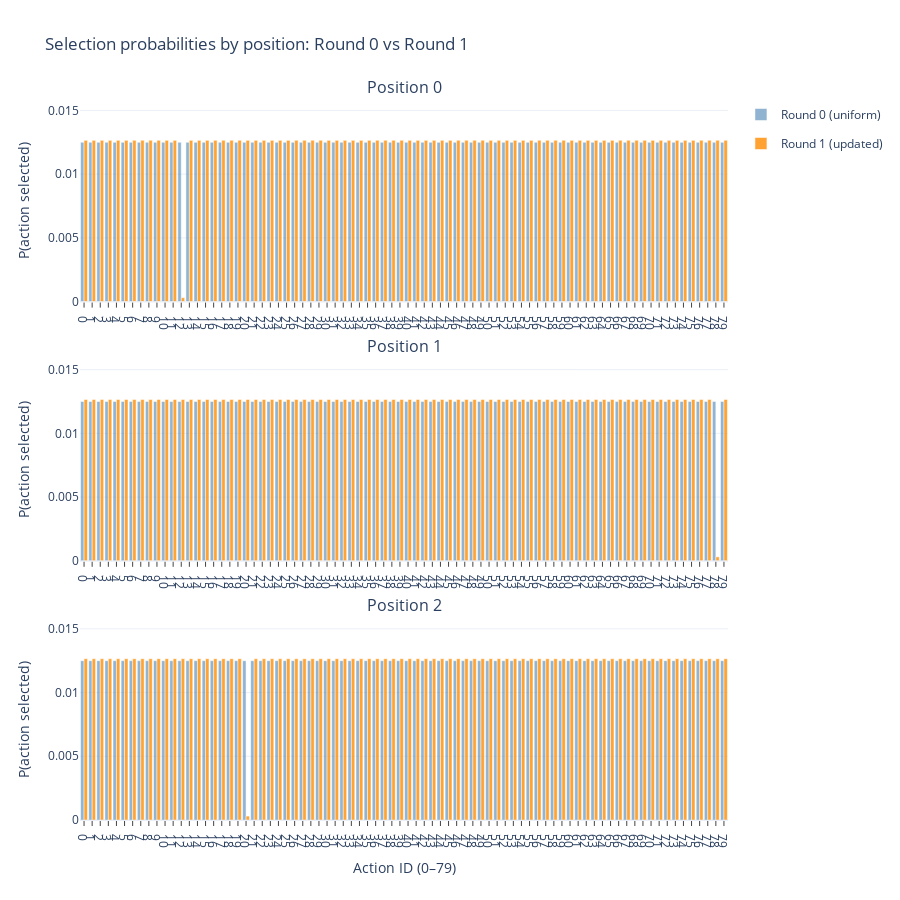

Notebook source saved alongside this figure:
### Code cell
print("Sampled (one row per position):")
print(sampled[["action","position","reward","pscore"]])

fig = make_subplots(
    rows=3, cols=1, shared_xaxes=False,   # <- don't share, so each row can show its ticks
    subplot_titles=[f"Position {p}" for p in positions],
    vertical_spacing=0.08
)

for i, pos in enumerate(positions, start=1):
    xs  = np.arange(n_actions)
    y0  = pmf_round0[pos]
    y1  = pmf_round1[pos]
    ymax = float(max(y0.max(), y1.max())) * 1.25

    fig.add_trace(
        go.Bar(
            x=xs, y=y0, name="Round 0 (uniform)",
            marker=dict(color="steelblue"),
            opacity=0.6, legendgroup="round0",
            showlegend=(i == 1),
            customdata=np.column_stack([np.full(n_actions, pos)]),
            hovertemplate="Position: %{customdata[0]}<br>Action: %{x}<br>Round: 0<br>P: %{y:.6f}<extra></extra>",
        ),
        row=i, col=1
    )

    fig.add_trace(
        go.Bar(
            x=xs, y=y1, name="Round 1 (updated)",
            marker=dict(color="darkorange"),
            opacity=0.8, legendgroup="round1",
            showlegend=(i == 1),
            customdata=np.column_stack([np.full(n_actions, pos)]),
            hovertemplate="Position: %{customdata[0]}<br>Action: %{x}<br>Round: 1<br>P: %{y:.6f}<extra></extra>",
        ),
        row=i, col=1
    )

    # per-row y range
    fig.update_yaxes(range=[0, ymax], row=i, col=1)

# force ticks 0..79 on EVERY subplot
tick_vals = np.arange(n_actions)
tick_txt  = [str(a) for a in tick_vals]
for i in range(1, 4):
    fig.update_xaxes(
        tickmode="array",
        tickvals=tick_vals,
        ticktext=tick_txt,
        showticklabels=True,   # <- ensure labels are drawn
        ticks="outside",
        row=i, col=1
    )

# axis titles
fig.update_xaxes(title_text="Action ID (0–79)", row=3, col=1)
for i in range(1, 4):
    fig.update_yaxes(title_text="P(action selected)", row=i, col=1)

fig.update_layout(
    title="Selection probabilities by position: Round 0 vs Round 1",
    barmode="group",
    bargap=0.15,
    height=900,
    template="plotly_white",
)

fig.show()

### Figure 1 — Plotly figure (JSON) as saved in the notebook; plotly's stock layout.template omitted (floating-point values rounded to 4 significant figures)
{"data": [{"customdata": [[0], [0], [0], [0], [0], [0], [0], [0], [0], [0], [0], [0], [0], [0], [0], [0], [0], [0], [0], [0], [0], [0], [0], [0], [0], [0], [0], [0], [0], [0], [0], [0], [0], [0], [0], [0], [0], [0], [0], [0], [0], [0], [0], [0], [0], [0], [0], [0], [0], [0], [0], [0], [0], [0], [0], [0], [0], [0], [0], [0], [0], [0], [0], [0], [0], [0], [0], [0], [0], [0], [0], [0], [0], [0], [0], [0], [0], [0], [0], [0]], "hovertemplate": "Position: %{customdata[0]}<br>Action: %{x}<br>Round: 0<br>P: %{y:.6f}<extra></extra>", "legendgroup": "round0", "marker": {"color": "steelblue"}, "name": "Round 0 (uniform)", "opacity": 0.6, "showlegend": true, "type": "bar", "x": [0, 1, 2, 3, 4, 5, 6, 7, 8, 9, 10, 11, 12, 13, 14, 15, 16, 17, 18, 19, 20, 21, 22, 23, 24, 25, 26, 27, 28, 29, 30, 31, 32, 33, 34, 35, 36, 37, 38, 39, 40, 41, 42, 43, 44, 45, 46, 47, 48, 49, 50, 51, 52, 53, 54, 55, 56, 57, 58, 59, 60, 61, 62, 63, 64, 65, 66, 67, 68, 69, 70, 71, 72, 73, 74, 75, 76, 77, 78, 79], "xaxis": "x", "y": [0.0125, 0.0125, 0.0125, 0.0125, 0.0125, 0.0125, 0.0125, 0.0125, 0.0125, 0.0125, 0.0125, 0.0125, 0.0125, 0.0125, 0.0125, 0.0125, 0.0125, 0.0125, 0.0125, 0.0125, 0.0125, 0.0125, 0.0125, 0.0125, 0.0125, 0.0125, 0.0125, 0.0125, 0.0125, 0.0125, 0.0125, 0.0125, 0.0125, 0.0125, 0.0125, 0.0125, 0.0125, 0.0125, 0.0125, 0.0125, 0.0125, 0.0125, 0.0125, 0.0125, 0.0125, 0.0125, 0.0125, 0.0125, 0.0125, 0.0125, 0.0125, 0.0125, 0.0125, 0.0125, 0.0125, 0.0125, 0.0125, 0.0125, 0.0125, 0.0125, 0.0125, 0.0125, 0.0125, 0.0125, 0.0125, 0.0125, 0.0125, 0.0125, 0.0125, 0.0125, 0.0125, 0.0125, 0.0125, 0.0125, 0.0125, 0.0125, 0.0125, 0.0125, 0.0125, 0.0125], "yaxis": "y"}, {"customdata": [[0], [0], [0], [0], [0], [0], [0], [0], [0], [0], [0], [0], [0], [0], [0], [0], [0], [0], [0], [0], [0], [0], [0], [0], [0], [0], [0], [0], [0], [0], [0], [0], [0], [0], [0], [0], [0], [0], [0], [0], [0], [0], [0], [0], [0], [0], [0], [0], [0], [0], [0], [0], [0], [0], [0], [0], [0], [0], [0], [0], [0], [0], [0], [0], [0], [0], [0], [0], [0], [0], [0], [0], [0], [0], [0], [0], [0], [0], [0], [0]], "hovertemplate": "Position: %{customdata[0]}<br>Action: %{x}<br>Round: 1<br>P: %{y:.6f}<extra></extra>", "legendgroup": "round1", "marker": {"color": "darkorange"}, "name": "Round 1 (updated)", "opacity": 0.8, "showlegend": true, "type": "bar", "x": [0, 1, 2, 3, 4, 5, 6, 7, 8, 9, 10, 11, 12, 13, 14, 15, 16, 17, 18, 19, 20, 21, 22, 23, 24, 25, 26, 27, 28, 29, 30, 31, 32, 33, 34, 35, 36, 37, 38, 39, 40, 41, 42, 43, 44, 45, 46, 47, 48, 49, 50, 51, 52, 53, 54, 55, 56, 57, 58, 59, 60, 61, 62, 63, 64, 65, 66, 67, 68, 69, 70, 71, 72, 73, 74, 75, 76, 77, 78, 79], "xaxis": "x", "y": [0.01265, 0.01265, 0.01265, 0.01265, 0.01265, 0.01265, 0.01265, 0.01265, 0.01265, 0.01265, 0.01265, 0.01265, 0.0003086, 0.01265, 0.01265, 0.01265, 0.01265, 0.01265, 0.01265, 0.01265, 0.01265, 0.01265, 0.01265, 0.01265, 0.01265, 0.01265, 0.01265, 0.01265, 0.01265, 0.01265, 0.01265, 0.01265, 0.01265, 0.01265, 0.01265, 0.01265, 0.01265, 0.01265, 0.01265, 0.01265, 0.01265, 0.01265, 0.01265, 0.01265, 0.01265, 0.01265, 0.01265, 0.01265, 0.01265, 0.01265, 0.01265, 0.01265, 0.01265, 0.01265, 0.01265, 0.01265, 0.01265, 0.01265, 0.01265, 0.01265, 0.01265, 0.01265, 0.01265, 0.01265, 0.01265, 0.01265, 0.01265, 0.01265, 0.01265, 0.01265, 0.01265, 0.01265, 0.01265, 0.01265, 0.01265, 0.01265, 0.01265, 0.01265, 0.01265, 0.01265], "yaxis": "y"}, {"customdata": [[1], [1], [1], [1], [1], [1], [1], [1], [1], [1], [1], [1], [1], [1], [1], [1], [1], [1], [1], [1], [1], [1], [1], [1], [1], [1], [1], [1], [1], [1], [1], [1], [1], [1], [1], [1], [1], [1], [1], [1], [1], [1], [1], [1], [1], [1], [1], [1], [1], [1], [1], [1], [1], [1], [1], [1], [1], [1], [1], [1], [1], [1], [1], [1], [1], [1], [1], [1], [1], [1], [1], [1], [1], [1], [1], [1], [1], [1], [1], [1]], "hovertemplate": "Position: %{customdata[0]}<br>Action: %{x}<br>Round: 0<br>P: %{y:.6f}<extra></extra>", "legendgroup": "round0", "marker": {"color": "steelblue"}, "name": "Round 0 (uniform)", "opacity": 0.6, "showlegend": false, "type": "bar", "x": [0, 1, 2, 3, 4, 5, 6, 7, 8, 9, 10, 11, 12, 13, 14, 15, 16, 17, 18, 19, 20, 21, 22, 23, 24, 25, 26, 27, 28, 29, 30, 31, 32, 33, 34, 35, 36, 37, 38, 39, 40, 41, 42, 43, 44, 45, 46, 47, 48, 49, 50, 51, 52, 53, 54, 55, 56, 57, 58, 59, 60, 61, 62, 63, 64, 65, 66, 67, 68, 69, 70, 71, 72, 73, 74, 75, 76, 77, 78, 79], "xaxis": "x2", "y": [0.0125, 0.0125, 0.0125, 0.0125, 0.0125, 0.0125, 0.0125, 0.0125, 0.0125, 0.0125, 0.0125, 0.0125, 0.0125, 0.0125, 0.0125, 0.0125, 0.0125, 0.0125, 0.0125, 0.0125, 0.0125, 0.0125, 0.0125, 0.0125, 0.0125, 0.0125, 0.0125, 0.0125, 0.0125, 0.0125, 0.0125, 0.0125, 0.0125, 0.0125, 0.0125, 0.0125, 0.0125, 0.0125, 0.0125, 0.0125, 0.0125, 0.0125, 0.0125, 0.0125, 0.0125, 0.0125, 0.0125, 0.0125, 0.0125, 0.0125, 0.0125, 0.0125, 0.0125, 0.0125, 0.0125, 0.0125, 0.0125, 0.0125, 0.0125, 0.0125, 0.0125, 0.0125, 0.0125, 0.0125, 0.0125, 0.0125, 0.0125, 0.0125, 0.0125, 0.0125, 0.0125, 0.0125, 0.0125, 0.0125, 0.0125, 0.0125, 0.0125, 0.0125, 0.0125, 0.0125], "yaxis": "y2"}, {"customdata": [[1], [1], [1], [1], [1], [1], [1], [1], [1], [1], [1], [1], [1], [1], [1], [1], [1], [1], [1], [1], [1], [1], [1], [1], [1], [1], [1], [1], [1], [1], [1], [1], [1], [1], [1], [1], [1], [1], [1], [1], [1], [1], [1], [1], [1], [1], [1], [1], [1], [1], [1], [1], [1], [1], [1], [1], [1], [1], [1], [1], [1], [1], [1], [1], [1], [1], [1], [1], [1], [1], [1], [1], [1], [1], [1], [1], [1], [1], [1], [1]], "hovertemplate": "Position: %{customdata[0]}<br>Action: %{x}<br>Round: 1<br>P: %{y:.6f}<extra></extra>", "legendgroup": "round1", "marker": {"color": "darkorange"}, "name": "Round 1 (updated)", "opacity": 0.8, "showlegend": false, "type": "bar", "x": [0, 1, 2, 3, 4, 5, 6, 7, 8, 9, 10, 11, 12, 13, 14, 15, 16, 17, 18, 19, 20, 21, 22, 23, 24, 25, 26, 27, 28, 29, 30, 31, 32, 33, 34, 35, 36, 37, 38, 39, 40, 41, 42, 43, 44, 45, 46, 47, 48, 49, 50, 51, 52, 53, 54, 55, 56, 57, 58, 59, 60, 61, 62, 63, 64, 65, 66, 67, 68, 69, 70, 71, 72, 73, 74, 75, 76, 77, 78, 79], "xaxis": "x2", "y": [0.01265, 0.01265, 0.01265, 0.01265, 0.01265, 0.01265, 0.01265, 0.01265, 0.01265, 0.01265, 0.01265, 0.01265, 0.01265, 0.01265, 0.01265, 0.01265, 0.01265, 0.01265, 0.01265, 0.01265, 0.01265, 0.01265, 0.01265, 0.01265, 0.01265, 0.01265, 0.01265, 0.01265, 0.01265, 0.01265, 0.01265, 0.01265, 0.01265, 0.01265, 0.01265, 0.01265, 0.01265, 0.01265, 0.01265, 0.01265, 0.01265, 0.01265, 0.01265, 0.01265, 0.01265, 0.01265, 0.01265, 0.01265, 0.01265, 0.01265, 0.01265, 0.01265, 0.01265, 0.01265, 0.01265, 0.01265, 0.01265, 0.01265, 0.01265, 0.01265, 0.01265, 0.01265, 0.01265, 0.01265, 0.01265, 0.01265, 0.01265, 0.01265, 0.01265, 0.01265, 0.01265, 0.01265, 0.01265, 0.01265, 0.01265, 0.01265, 0.01265, 0.01265, 0.0003086, 0.01265], "yaxis": "y2"}, {"customdata": [[2], [2], [2], [2], [2], [2], [2], [2], [2], [2], [2], [2], [2], [2], [2], [2], [2], [2], [2], [2], [2], [2], [2], [2], [2], [2], [2], [2], [2], [2], [2], [2], [2], [2], [2], [2], [2], [2], [2], [2], [2], [2], [2], [2], [2], [2], [2], [2], [2], [2], [2], [2], [2], [2], [2], [2], [2], [2], [2], [2], [2], [2], [2], [2], [2], [2], [2], [2], [2], [2], [2], [2], [2], [2], [2], [2], [2], [2], [2], [2]], "hovertemplate": "Position: %{customdata[0]}<br>Action: %{x}<br>Round: 0<br>P: %{y:.6f}<extra></extra>", "legendgroup": "round0", "marker": {"color": "steelblue"}, "name": "Round 0 (uniform)", "opacity": 0.6, "showlegend": false, "type": "bar", "x": [0, 1, 2, 3, 4, 5, 6, 7, 8, 9, 10, 11, 12, 13, 14, 15, 16, 17, 18, 19, 20, 21, 22, 23, 24, 25, 26, 27, 28, 29, 30, 31, 32, 33, 34, 35, 36, 37, 38, 39, 40, 41, 42, 43, 44, 45, 46, 47, 48, 49, 50, 51, 52, 53, 54, 55, 56, 57, 58, 59, 60, 61, 62, 63, 64, 65, 66, 67, 68, 69, 70, 71, 72, 73, 74, 75, 76, 77, 78, 79], "xaxis": "x3", "y": [0.0125, 0.0125, 0.0125, 0.0125, 0.0125, 0.0125, 0.0125, 0.0125, 0.0125, 0.0125, 0.0125, 0.0125, 0.0125, 0.0125, 0.0125, 0.0125, 0.0125, 0.0125, 0.0125, 0.0125, 0.0125, 0.0125, 0.0125, 0.0125, 0.0125, 0.0125, 0.0125, 0.0125, 0.0125, 0.0125, 0.0125, 0.0125, 0.0125, 0.0125, 0.0125, 0.0125, 0.0125, 0.0125, 0.0125, 0.0125, 0.0125, 0.0125, 0.0125, 0.0125, 0.0125, 0.0125, 0.0125, 0.0125, 0.0125, 0.0125, 0.0125, 0.0125, 0.0125, 0.0125, 0.0125, 0.0125, 0.0125, 0.0125, 0.0125, 0.0125, 0.0125, 0.0125, 0.0125, 0.0125, 0.0125, 0.0125, 0.0125, 0.0125, 0.0125, 0.0125, 0.0125, 0.0125, 0.0125, 0.0125, 0.0125, 0.0125, 0.0125, 0.0125, 0.0125, 0.0125], "yaxis": "y3"}, {"customdata": [[2], [2], [2], [2], [2], [2], [2], [2], [2], [2], [2], [2], [2], [2], [2], [2], [2], [2], [2], [2], [2], [2], [2], [2], [2], [2], [2], [2], [2], [2], [2], [2], [2], [2], [2], [2], [2], [2], [2], [2], [2], [2], [2], [2], [2], [2], [2], [2], [2], [2], [2], [2], [2], [2], [2], [2], [2], [2], [2], [2], [2], [2], [2], [2], [2], [2], [2], [2], [2], [2], [2], [2], [2], [2], [2], [2], [2], [2], [2], [2]], "hovertemplate": "Position: %{customdata[0]}<br>Action: %{x}<br>Round: 1<br>P: %{y:.6f}<extra></extra>", "legendgroup": "round1", "marker": {"color": "darkorange"}, "name": "Round 1 (updated)", "opacity": 0.8, "showlegend": false, "type": "bar", "x": [0, 1, 2, 3, 4, 5, 6, 7, 8, 9, 10, 11, 12, 13, 14, 15, 16, 17, 18, 19, 20, 21, 22, 23, 24, 25, 26, 27, 28, 29, 30, 31, 32, 33, 34, 35, 36, 37, 38, 39, 40, 41, 42, 43, 44, 45, 46, 47, 48, 49, 50, 51, 52, 53, 54, 55, 56, 57, 58, 59, 60, 61, 62, 63, 64, 65, 66, 67, 68, 69, 70, 71, 72, 73, 74, 75, 76, 77, 78, 79], "xaxis": "x3", "y": [0.01265, 0.01265, 0.01265, 0.01265, 0.01265, 0.01265, 0.01265, 0.01265, 0.01265, 0.01265, 0.01265, 0.01265, 0.01265, 0.01265, 0.01265, 0.01265, 0.01265, 0.01265, 0.01265, 0.01265, 0.0003086, 0.01265, 0.01265, 0.01265, 0.01265, 0.01265, 0.01265, 0.01265, 0.01265, 0.01265, 0.01265, 0.01265, 0.01265, 0.01265, 0.01265, 0.01265, 0.01265, 0.01265, 0.01265, 0.01265, 0.01265, 0.01265, 0.01265, 0.01265, 0.01265, 0.01265, 0.01265, 0.01265, 0.01265, 0.01265, 0.01265, 0.01265, 0.01265, 0.01265, 0.01265, 0.01265, 0.01265, 0.01265, 0.01265, 0.01265, 0.01265, 0.01265, 0.01265, 0.01265, 0.01265, 0.01265, 0.01265, 0.01265, 0.01265, 0.01265, 0.01265, 0.01265, 0.01265, 0.01265, 0.01265, 0.01265, 0.01265, 0.01265, 0.01265, 0.01265], "yaxis": "y3"}], "layout": {"annotations": [{"font": {"size": 16}, "showarrow": false, "text": "Position 0", "x": 0.5, "xanchor": "center", "xref": "paper", "y": 1, "yanchor": "bottom", "yref": "paper"}, {"font": {"size": 16}, "showarrow": false, "text": "Position 1", "x": 0.5, "xanchor": "center", "xref": "paper", "y": 0.64, "yanchor": "bottom", "yref": "paper"}, {"font": {"size": 16}, "showarrow": false, "text": "Position 2", "x": 0.5, "xanchor": "center", "xref": "paper", "y": 0.28, "yanchor": "bottom", "yref": "paper"}], "bargap": 0.15, "barmode": "group", "height": 900, "title": {"text": "Selection probabilities by position: Round 0 vs Round 1"}, "xaxis": {"anchor": "y", "domain": [0, 1], "showticklabels": true, "tickmode": "array", "ticks": "outside", "ticktext": ["0", "1", "2", "3", "4", "5", "6", "7", "8", "9", "10", "11", "12", "13", "14", "15", "16", "17", "18", "19", "20", "21", "22", "23", "24", "25", "26", "27", "28", "29", "30", "31", "32", "33", "34", "35", "36", "37", "38", "39", "40", "41", "42", "43", "44", "45", "46", "47", "48", "49", "50", "51", "52", "53", "54", "55", "56", "57", "58", "59", "60", "61", "62", "63", "64", "65", "66", "67", "68", "69", "70", "71", "72", "73", "74", "75", "76", "77", "78", "79"], "tickvals": [0, 1, 2, 3, 4, 5, 6, 7, 8, 9, 10, 11, 12, 13, 14, 15, 16, 17, 18, 19, 20, 21, 22, 23, 24, 25, 26, 27, 28, 29, 30, 31, 32, 33, 34, 35, 36, 37, 38, 39, 40, 41, 42, 43, 44, 45, 46, 47, 48, 49, 50, 51, 52, 53, 54, 55, 56, 57, 58, 59, 60, 61, 62, 63, 64, 65, 66, 67, 68, 69, 70, 71, 72, 73, 74, 75, 76, 77, 78, 79]}, "xaxis2": {"anchor": "y2", "domain": [0, 1], "showticklabels": true, "tickmode": "array", "ticks": "outside", "ticktext": ["0", "1", "2", "3", "4", "5", "6", "7", "8", "9", "10", "11", "12", "13", "14", "15", "16", "17", "18", "19", "20", "21", "22", "23", "24", "25", "26", "27", "28", "29", "30", "31", "32", "33", "34", "35", "36", "37", "38", "39", "40", "41", "42", "43", "44", "45", "46", "47", "48", "49", "50", "51", "52", "53", "54", "55", "56", "57", "58", "59", "60", "61", "62", "63", "64", "65", "66", "67", "68", "69", "70", "71", "72", "73", "74", "75", "76", "77", "78", "79"], "tickvals": [0, 1, 2, 3, 4, 5, 6, 7, 8, 9, 10, 11, 12, 13, 14, 15, 16, 17, 18, 19, 20, 21, 22, 23, 24, 25, 26, 27, 28, 29, 30, 31, 32, 33, 34, 35, 36, 37, 38, 39, 40, 41, 42, 43, 44, 45, 46, 47, 48, 49, 50, 51, 52, 53, 54, 55, 56, 57, 58, 59, 60, 61, 62, 63, 64, 65, 66, 67, 68, 69, 70, 71, 72, 73, 74, 75, 76, 77, 78, 79]}, "xaxis3": {"anchor": "y3", "domain": [0, 1], "showticklabels": true, "tickmode": "array", "ticks": "outside", "ticktext": ["0", "1", "2", "3", "4", "5", "6", "7", "8", "9", "10", "11", "12", "13", "14", "15", "16", "17", "18", "19", "20", "21", "22", "23", "24", "25", "26", "27", "28", "29", "30", "31", "32", "33", "34", "35", "36", "37", "38", "39", "40", "41", "42", "43", "44", "45", "46", "47", "48", "49", "50", "51", "52", "53", "54", "55", "56", "57", "58", "59", "60", "61", "62", "63", "64", "65", "66", "67", "68", "69", "70", "71", "72", "73", "74", "75", "76", "77", "78", "79"], "tickvals": [0, 1, 2, 3, 4, 5, 6, 7, 8, 9, 10, 11, 12, 13, 14, 15, 16, 17, 18, 19, 20, 21, 22, 23, 24, 25, 26, 27, 28, 29, 30, 31, 32, 33, 34, 35, 36, 37, 38, 39, 40, 41, 42, 43, 44, 45, 46, 47, 48, 49, 50, 51, 52, 53, 54, 55, 56, 57, 58, 59, 60, 61, 62, 63, 64, 65, 66, 67, 68, 69, 70, 71, 72, 73, 74, 75, 76, 77, 78, 79], "title": {"text": "Action ID (0–79)"}}, "yaxis": {"anchor": "x", "domain": [0.72, 1], "range": [0, 0.01582], "title": {"text": "P(action selected)"}}, "yaxis2": {"anchor": "x2", "domain": [0.36, 0.64], "range": [0, 0.01582], "title": {"text": "P(action selected)"}}, "yaxis3": {"anchor": "x3", "domain": [0, 0.28], "range": [0, 0.01582], "title": {"text": "P(action selected)"}}}}
